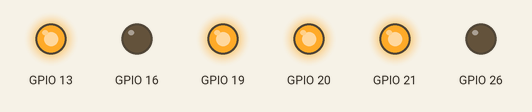
Simulated run of this program. Board: Raspberry Pi (BCM pin numbers). Shown: output pins drawn as LEDs (lit = HIGH). At 0.0 s the program stops and its outputs stay as they are.

Above: at 0.1 s.
Timing chart, 0 to 1.5 s (numbered marks = the images above):
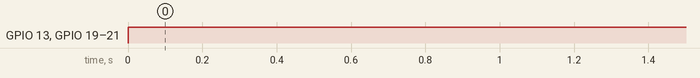

Measured:
- by itself, GPIO 13, GPIO 19–21: LOW → HIGH at 0.00 s

The program:

carClass.py
```python
# -*- coding:utf-8 -*-
import RPi.GPIO as GPIO
import time
ENA = 13        #//L298使能A
ENB = 20        #//L298使能B
IN1 = 19        #//电机接口1
IN2 = 16        #//电机接口2
IN3 = 21        #//电机接口3
IN4 = 26        #//电机接口4

class Car():
    def __init__(self, left_in1, left_in2, left_ena, right_in3, right_in4, right_enb, low_electrical_level,
                 hight_electrical_level):
        GPIO.setwarnings(False)
        GPIO.setmode(GPIO.BCM)

        self.left_in1 = left_in1
        self.left_in2 = left_in2
        self.left_ena = left_ena
        if self.left_ena > 0:
            GPIO.setup(self.left_ena, GPIO.OUT)

        GPIO.setup(self.left_in1, GPIO.OUT)
        GPIO.setup(self.left_in2, GPIO.OUT)

        self.right_in3 = right_in3
        self.right_in4 = right_in4
        self.right_enb = right_enb

        GPIO.setup(self.right_in3, GPIO.OUT)
        GPIO.setup(self.right_in4, GPIO.OUT)
        if self.right_enb > 0:
            GPIO.setup(self.right_enb, GPIO.OUT)

        self.hight_electrical_level = hight_electrical_level
        self.low_electrical_level = low_electrical_level

    def rFoward(self):
        GPIO.output(self.right_in3, self.hight_electrical_level)
        GPIO.output(self.right_in4, self.low_electrical_level)
        if self.right_enb > 0:
            GPIO.output(self.right_enb, self.hight_electrical_level)

    def lFoward(self):
        GPIO.output(self.left_in1, self.hight_electrical_level)
        GPIO.output(self.left_in2, self.low_electrical_level)
        if self.left_ena > 0:
            GPIO.output(self.left_ena, self.hight_electrical_level)

    def rBackward(self):
        GPIO.output(self.right_in3, self.low_electrical_level)
        GPIO.output(self.right_in4, self.hight_electrical_level)
        if self.right_enb > 0:
            GPIO.output(self.right_enb, self.hight_electrical_level)

    def lBackward(self):
        GPIO.output(self.left_in1, self.low_electrical_level)
        GPIO.output(self.left_in2, self.hight_electrical_level)
        if self.left_ena > 0:
            GPIO.output(self.left_ena, self.hight_electrical_level)

    def lStop(self):
        if self.left_ena > 0:
            GPIO.output(self.left_ena, self.low_electrical_level)
        else:
            GPIO.output(self.left_in2, self.low_electrical_level)
            GPIO.output(self.left_in1, self.low_electrical_level)

    def rStop(self):
        if self.right_enb > 0:
            GPIO.output(self.right_enb, self.low_electrical_level)
        else:
            GPIO.output(self.right_in3, self.low_electrical_level)
            GPIO.output(self.right_in4, self.low_electrical_level)

    def moveForward(self):
        self.lFoward()
        self.rFoward()

    def moveBackground(self):
        self.lBackward()
        self.rBackward()

    def spinRight(self):
        self.rFoward()
        self.lBackward()

    def spinLeft(self):
        self.rBackward()
        self.lFoward()

    def stop(self):
        self.lStop()
        self.rStop()

    def cleanup(self):
        GPIO.cleanup()


if __name__ == '__main__':
    car = Car(IN3, IN4, ENB, IN1, IN2, ENA, 0, 1)
    car.moveForward()
```
